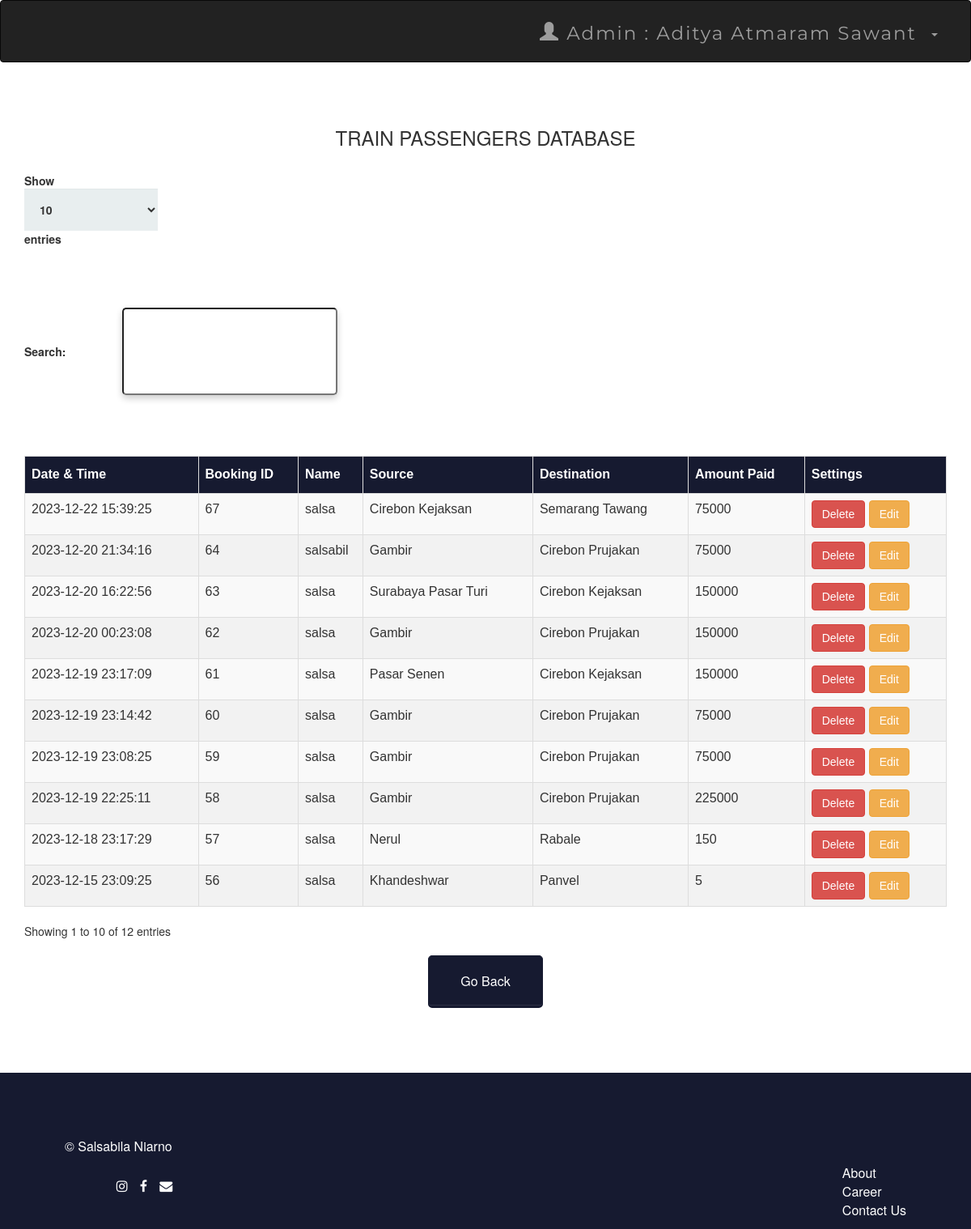
Screenshot of /admin/admintraindb.php (signed in) with the database file from the repository.
### tables this page shows
CREATE TABLE `transactions` (
  `T_No.` int(10) NOT NULL,
  `email` varchar(50) NOT NULL,
  `source` varchar(50) NOT NULL,
  `dest` varchar(50) NOT NULL,
  `Name` varchar(50) NOT NULL,
  `Class` varchar(25) NOT NULL,
  `Type` varchar(25) NOT NULL,
  `NoOfpass` int(11) NOT NULL,
  `card_no` int(25) NOT NULL,
  `expmonth` int(2) NOT NULL,
  `expyear` int(2) NOT NULL,
  `cvv` int(3) NOT NULL,
  `pin` int(4) NOT NULL,
  `Date` datetime NOT NULL DEFAULT current_timestamp(),
  `Amt` int(10) NOT NULL,
  `Route` varchar(25) NOT NULL
);

### admin/admintraindb.php (the view, shortened to what this page needs)
<?php
include '../connect.php' ;
include 'adminheader.php';
?>
 <!DOCTYPE html>
 <html>
 <link rel='stylesheet' href='../style/index.css'>
      <head>
           <link rel="stylesheet" href="https://maxcdn.bootstrapcdn.com/bootstrap/3.3.6/css/bootstrap.min.css" />
           <link rel="stylesheet" href="https://cdn.datatables.net/1.10.12/css/dataTables.bootstrap.min.css" />
      </head>
      <body>
           <br /><br />
           <div class="container">
                <h3 align="center">TRAIN PASSENGERS DATABASE</h3>
                <br />
                <div class="table-responsive">
                     <table id="data" class="table table-striped table-bordered">
                          <thead>
                               <tr>
                                    <th> Date & Time</th>
                                    <th> Booking ID  </th>
                                    <th> Name </th>
                                    <th> Source </th>
                                    <th> Destination </th>
                                    <th> Amount Paid</th>
                                    <th> Settings</th>
                               </tr>
                          </thead>
                          <tbody>
  <?php
   $result = mysqli_query($connect , "select * From transactions");
  while ($row = mysqli_fetch_assoc($result)):
  ?>
  <tr>
    <td><?php echo $row['Date']; ?></td>
    <td><?php echo $row['T_No.']; ?></td>
    <td><?php echo $row['Name']; ?></td>
    <td><?php echo $row['source']; ?></td>
    <td><?php echo $row['dest']; ?></td>
    <td><?php echo $row['Amt']; ?></td>
    <td><a href="delete.php?pid=<?php echo $row['T_No.']; ?>" class="btn btn-danger">Delete</a>  <a href="edit.php?pid=<?php echo $row['T_No.']; ?>" class="btn btn-warning">Edit</a></td>
    </tr>
  <?php endwhile; ?>
</tbody>
                     </table>
                </div>
           </div>
      </body>
 </html>
<table align='center'>
<tr>
  <td><a href='admin.php'><button style="background-color: #161A30 ; border-color:#161A30 "  ><span style="color:white">Go Back </span> </button></a></td>
 </tr>
</table>
 <?php include '../footer/footer.php';
?>

### style/index.css (style rules this page uses)
*, *:before, *:after { -moz-box-sizing: border-box; -webkit-box-sizing: border-box; box-sizing: border-box; }
body { background-color: #fff; font-family: 'Nunito', sans-serif; color: #161A30; }
a { text-decoration:none; }
td { text-align: center; }
button { padding: 19px 39px; color: #FFF; background-color: #161A30; font-size: 24px; text-align: center; font-style: normal; border-radius: 5px; width: 100%; border: 4px solid #fff; border-width: 1px 1px 3px; box-shadow: 0 -1px 0 rgba(255,255,255,0.1) inset; margin-bottom: 10px; }

### admin/admintraindb.php (style rules this page uses)
table#data { font-size:16px; font-family: "Trebuchet MS", Arial, Helvetica, sans-serif; border-collapse: collapse; border-spacing: 0; width: 100%; }
#data td, #data th { border: 1px solid #ddd; text-align: left; padding: 8px; }
#data tr:nth-child(even) { background-color: #f2f2f2 }
#data th { padding-top: 11px; padding-bottom: 11px; background-color:#161A30; color: white; }

### footer/footer.php (style rules this page uses)
a { color: white; }

### rows the page displays
transactions: Date "2023-12-15 23:09:25", value "56", Name "salsa", source "Khandeshwar", dest "Panvel", Amt "5"
transactions: Date "2023-12-18 23:17:29", value "57", Name "salsa", source "Nerul", dest "Rabale", Amt "150"
transactions: Date "2023-12-19 22:25:11", value "58", Name "salsa", source "Gambir", dest "Cirebon Prujakan", Amt "225000"
transactions: Date "2023-12-19 23:08:25", value "59", Name "salsa", source "Gambir", dest "Cirebon Prujakan", Amt "75000"
transactions: Date "2023-12-19 23:14:42", value "60", Name "salsa", source "Gambir", dest "Cirebon Prujakan", Amt "75000"
transactions: Date "2023-12-19 23:17:09", value "61", Name "salsa", source "Pasar Senen", dest "Cirebon Kejaksan", Amt "150000"
transactions: Date "2023-12-20 00:23:08", value "62", Name "salsa", source "Gambir", dest "Cirebon Prujakan", Amt "150000"
transactions: Date "2023-12-20 16:22:56", value "63", Name "salsa", source "Surabaya Pasar Turi", dest "Cirebon Kejaksan", Amt "150000"
transactions: Date "2023-12-20 21:34:16", value "64", Name "salsabil", source "Gambir", dest "Cirebon Prujakan", Amt "75000"
transactions: Date "2023-12-22 15:39:25", value "67", Name "salsa", source "Cirebon Kejaksan", dest "Semarang Tawang", Amt "75000"

### other values shown
$_SESSION['name'] "Aditya Atmaram Sawant"
